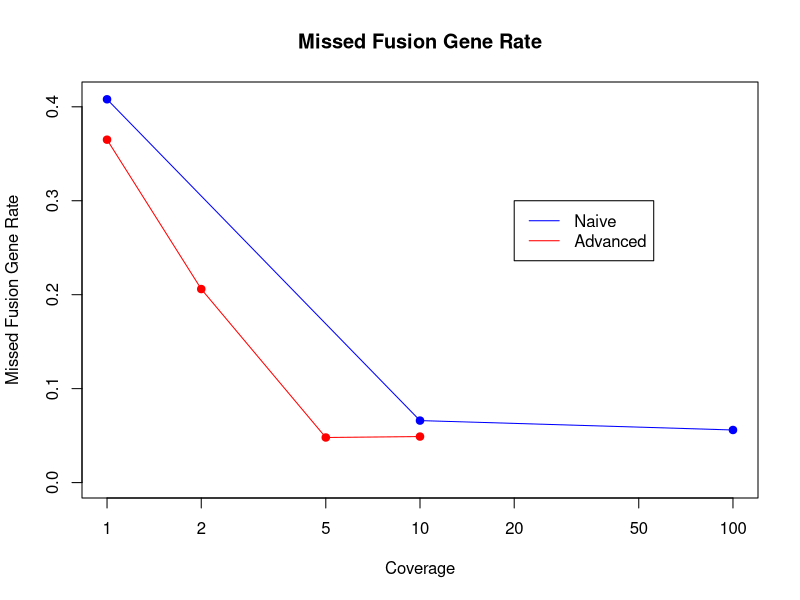

Source code (R):
library(hash) #this package allows for usage of hash-implemented data structures

#This function generates a string composed of the letters A, C, G, and T with length from
#normal distribution with mean 150 and standard deviation 35, simulating the coding
#portion of exons in DNA. n is the number of simulated genes this function will
#generate
gene <- function(n, mean = 150, sd = 35){ #min exon length is 30
  size = floor(rnorm(1, mean,sd))
  while(size < 30){
    size = floor(rnorm(1,mean,sd))
  }
  a = list(sample(c("A", "C", "G", "T"),size, replace = TRUE))
  if(n > 1){
    for(i in 2:n){
      size = floor(rnorm(1,mean,sd))
      while(size < 30){
        size = floor(rnorm(1,mean,sd))
      }
      a[i] = list(sample(c("A", "C", "G", "T"),size, replace = TRUE))
    }
  }
  return(a)
}

#genome creates a simulated genome containing n genes each containing exons number of exons produced from
#the gene function
genome <- function(n, exons=10){
  a = list(gene(exons))
  if(n > 1){
    for(i in 2:n){
      a[i] = list(gene(exons))
    }
  }
  return(a)
}

#This function simulates taking y reads from a provided genome, each read is exactly one entire
#gene found in genome.
reads <- function(genome, y){
  n = sample(1:length(genome), y, replace = TRUE) #sample a gene
  a = list(unlist(genome[n[1]]))
  if(y > 1){
    for(i in 2:y){
      a[i] = list(unlist(genome[n[i]]))
    }
  }
  return(a)
}

#This function creates y fusion genes in genome. A fusion gene is the result of taking a
#random number of exons from one gene, and concatenating it with the exons from an adjacent
#gene.
fusion_genes <- function(genome, y){
  genes = vector()
  for(i in 1:y){
    n = integer()
    counter = integer()
    found_n = FALSE
    found = FALSE
    while(!found_n){
      if(length(genome) == 1)
        n = 1
      else
        n = sample(1:(length(genome) - 1), 1)
      while(length(genome[[n]][[1]]) == 1){
        n = sample(1:(length(genome) - 1), 1)
      }
      counter = 1
      while(!found && (n + counter <= length(genome))){
        if(length(genome[[n + counter]][[1]]) == 1)
          counter = counter + 1
        else
          found = TRUE
      }
      if(found) found_n = TRUE
    }
    genes = append(genes, c(n, n + counter))
    m_len = length(genome[[n]])
    m = sample(1:m_len, 1)
    m_next_len = length(genome[[n + counter]])
    m_next = sample(1:m_next_len, 1)
    if(m != m_len){
      a = genome[[n]][m_len - m + 1]
      genome[[n]][m_len - m + 1] = NULL
      if(m > 1){
        for(i in 2:m){
          a[i] = genome[[n]][m_len - m + 1]
          genome[[n]][m_len - m + 1] = NULL
        }
      }
    }
    else{
      a = genome[[n]][1]
      if(m_len > 1){
        for(i in 2:m_len){
          a[i] = genome[[n]][i]
        }
      }
      genome[[n]] = 'X' #used to be NULL
    }
    if(m_next != m_next_len){
      for(i in 1:m_next){
        a[i + m] = genome[[n + counter]][1]
        genome[[n + counter]][1] = NULL
      }
    }
    else{
      for(i in 1:m_next_len){
        a[m + i] = genome[[n + counter]][i]
      }
      genome[[n]] = 'X' #used to be NULL
    }
    genome[[length(genome) + 1]] = a
  }
  size = length(genome)
  for(i in size:1){
    if(length(genome[[i]][[1]]) == 1) genome[[i]] = NULL
  }
  genes = as.integer(unique(sort(genes)))
  z = list(genome, genes)
  return(z)
}

#This function carves genome into length 15 strings and hashes the resulting substrings using
#the hash package
hash_exons <- function(genome){
  h = hash()
  for(i in 1:length(genome)){
    for(l in 1:length(genome[[i]])){
      a = character()
      for(m in 1:15){
        a[m] = genome[[i]][[l]][m]
      }
      h[[paste(a, collapse = "")]] = append(h[[paste(a, collapse = "")]], i)
      b = character()
      for(m in 1:15){
        b[m] = genome[[i]][[l]][length(genome[[i]][[l]]) - 15 + m]
      }
      h[[paste(b, collapse = "")]] = append(h[[paste(b, collapse = "")]], i)
    }
  }
  return(h)
}

hash_exons_adv <- function(genome){
  h = hash()
  for(i in 1:length(genome)){
    for(l in 1:length(genome[[i]])){
      for(m in 1:(length(genome[[i]][[l]]) - 9)){
        h[[substring(paste(genome[[i]][[l]], collapse = ""), 0 + m, 9 + m)]] = append(h[[substring(paste(genome[[i]][[l]], collapse = ""), 0 + m,9 + m)]], i)
      }
    }
  }
  return(h)
}

scan_exons_baseline <- function(coverage_genes, h_hash){
  fusion = vector()
  genes = vector()
  for(i in 1:length(coverage_genes)){
    a = character()
    for(l in 1:10){
      a[l] = coverage_genes[[i]][l]
    }
    exon_1 = h_hash[[paste(a, collapse = "")]]
    b = character()
    for(m in 1:10){
      b[m] = coverage_genes[[i]][length(coverage_genes[[i]]) - 10 + m]
    }
    exon_2 = h_hash[[paste(b, collapse = "")]]
    if(length(exon_2) > 1 || length(exon_1) > 1){
      genes = append(genes, c(exon_1, exon_2))
    }
    else if(exon_2 != exon_1){
      fusion[i] = TRUE
      genes = append(genes, c(exon_1, exon_2))
    }
    else fusion[i] = FALSE
  }
  genes = as.integer(unique(sort(genes)))
  z = list(fusion, genes)
  return(z)
}

scan_exons_adv <- function(coverage_genes, h_hash){
  fusion = vector()
  genes = vector()
  for(i in 1:length(coverage_genes)){
    for(m in 1:floor((length(coverage_genes[[i]]) / 10))){
      genes = append(genes, h_hash[[substring(paste(coverage_genes[[i]], collapse = ""), 10*m - 9, 10*m)]])
    }
    genes = unique(Filter(function (elem) length(which(genes == elem)) > 4, genes))
    if(length(genes) > 1) fusion = append(fusion, genes)
  }
  return(sort(unique(fusion)))
}

test_genome <- function(n, m, genome, h_hash, adv = FALSE){
  if(!adv){
    c_a_false_exons = vector()
    missed_exons = vector()
    for(i in 1:n){
      a_test = list()
      b_test = list()
      c_test = list()
      output_a_c = list()
      output_c_a = list()
      a_test = fusion_genes(genome, 10)
      b_test = reads(a_test[[1]], m)
      c_test = scan_exons_baseline(b_test, h_hash)
      output_a_c = setdiff(a_test[[2]], c_test[[2]])
      output_c_a = setdiff(c_test[[2]], a_test[[2]])
      
      c_a_false_exons[i] = length(output_c_a) / length(c_test[[2]])
      missed_exons[i] = length(output_a_c) / length(a_test[[2]])
    }
    z = list(missed_exons, mean(missed_exons), c_a_false_exons, mean(c_a_false_exons))
    return(z)
  }
  else{
    c_a_false_exons = vector()
    missed_exons = vector()
    for(i in 1:n){
      a_test = list()
      b_test = list()
      c_test = list()
      output_a_c = list()
      output_c_a = list()
      a_test = fusion_genes(genome, 10)
      b_test = reads(a_test[[1]], m)
      c_test = scan_exons_adv(b_test, h_hash)
      output_a_c = setdiff(a_test[[2]], c_test)
      output_c_a = setdiff(c_test, a_test[[2]])
      missed_exons[i] = length(output_a_c) / length(a_test[[2]])
      c_a_false_exons[i] = length(output_c_a) / length(c_test)
    }
  }
  z = list(output_a_c, output_c_a, missed_exons, mean(missed_exons), c_a_false_exons, mean(c_a_false_exons))
  return(z)
}

x = c(1,10,100)
z = c(1,2,5,10)
y_naive = c(.408, .066, .056)
y_adv = c(.365, .206, 0.048, 0.049)
y_naive_fp = c(0.021, 0.021, 0.036)
y_adv_fp = c(0,0,0,0)
plot(x,y_naive,col = "blue", log ="x", main = 'Missed Fusion Gene Rate', xlab = "Coverage", ylab = 'Missed Fusion Gene Rate', ylim = c(0, 0.41), pch = 19)
legend(20, 0.3, c("Naive", "Advanced"), lty=c(1,1), col = c("blue", "red"))
lines(x,y_naive, col = "blue")
points(z, y_adv, col = 'red', pch = 19)
lines(z,y_adv, col = 'red')
x_adv = c(100,200,1000)
y_adv = c(.365, .206, .049)

#simulation
g = genome(100)
h_naive = hash_exons(g)
h_adv = hash_exons_adv(g)

test_genome(10,500, g, h_adv)
